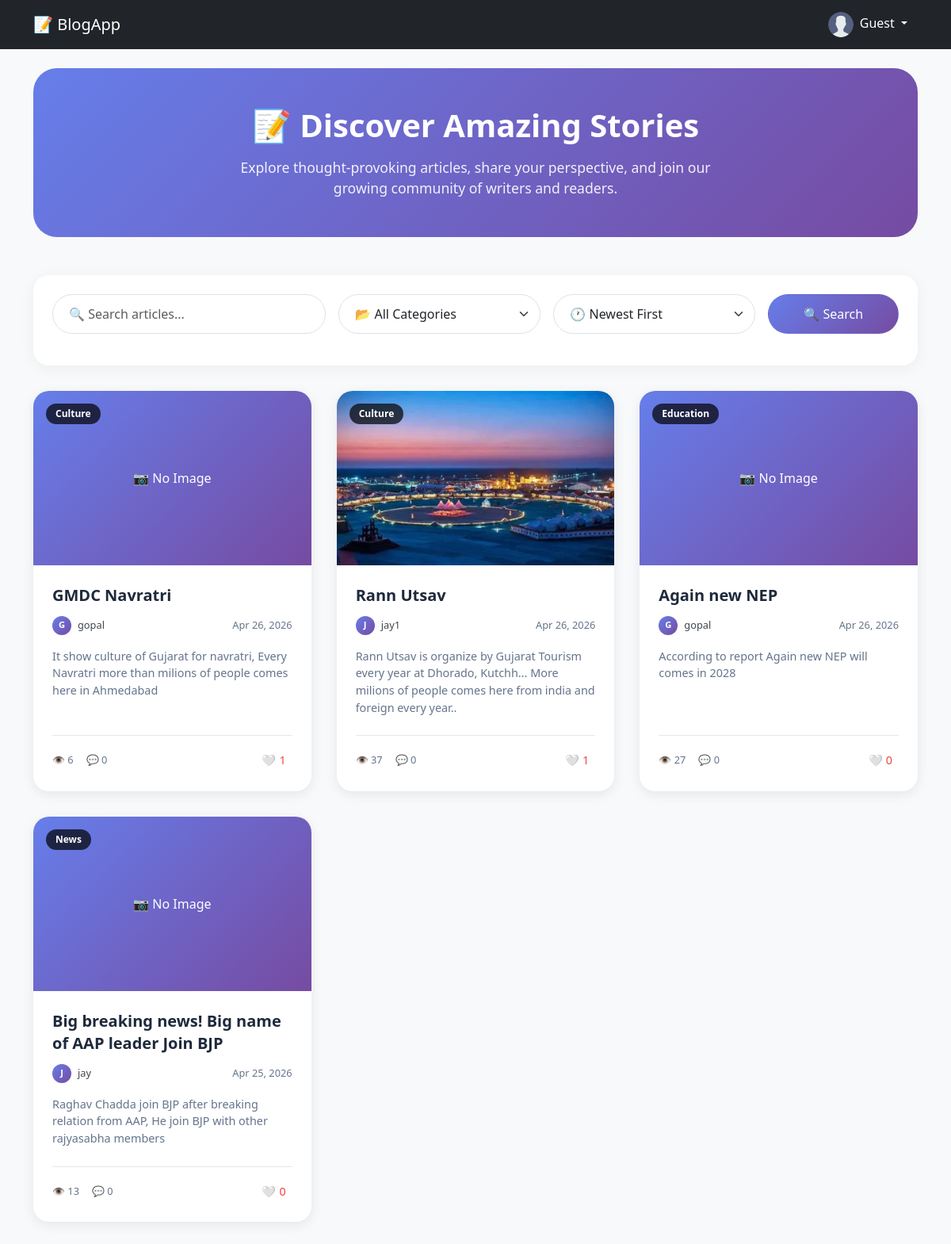
Before: / with the older database file.
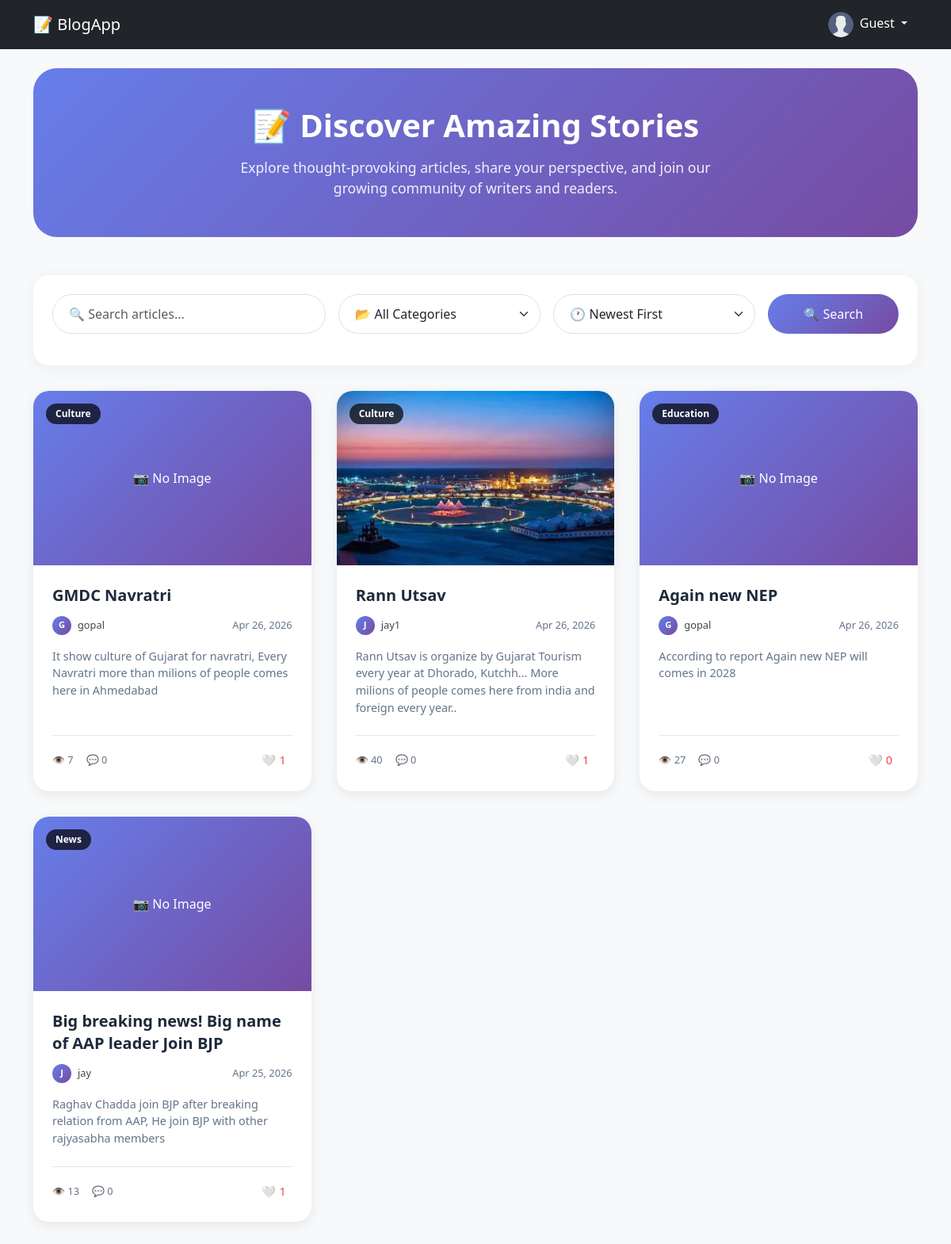
After: the same page with the newer database file.
### blogapp/models.py (models this page shows, shortened)
class Post(models.Model):
    author = models.ForeignKey(User, on_delete=models.CASCADE)
    category = models.ForeignKey(Category, on_delete=models.CASCADE)
    title = models.CharField(max_length=50)
    content = models.TextField()
    image = models.ImageField(null=True, blank=True)
    created_at = models.DateTimeField(auto_now_add=True)
    likes = models.ManyToManyField(User, related_name="liked_posts", blank=True)
    views = models.IntegerField(default=0)
    def total_likes(self):
        return self.likes.count()

class Category(models.Model):
    name = models.CharField(max_length=50)

### blogapp/views.py (the view)
# urls.py: path('', PostListView.as_view(), name='post_list'),
class PostListView(ListView):
    model = Post
    template_name = 'blog/post_list.html'
    context_object_name = 'posts'
    ordering = ['-created_at']
    paginate_by = 4
    def get_queryset(self):
        queryset = Post.objects.all()
        query = self.request.GET.get("q")
        category = self.request.GET.get('category')
        sorted_by = self.request.GET.get('sort', '-created_at')
        if query:
            queryset = queryset.filter(
                Q(title__icontains=query) | Q(content__icontains=query)
            )
        if category:
            queryset = queryset.filter(category__id=category)
        if sorted_by == "-likes":
            queryset = queryset.annotate(like_count=Count('likes')).order_by("-like_count")
        elif sorted_by == "-views":
            queryset = queryset.order_by("-views")
        else:
            queryset = queryset.order_by("-created_at")
        return queryset
    def get_context_data(self, **kwargs):
        context = super().get_context_data(**kwargs)
        context['categories'] = Category.objects.all()
        if self.request.user.is_authenticated:
            context['notification_count'] = Notification.objects.filter(
                user = self.request.user,
                is_read = False
            ).count()
        else:
            context['notification_count'] = 0
        return context

### blogapp/context_processors.py (called while the page is built)
def notification_count(request):
    if request.user.is_authenticated:
        count = Notification.objects.filter(
            user=request.user,
            is_read=False
        ).count()
    else:
        count = 0
    return {'notification_count': count}

### blogapp/templates/blog/post_list.html (shortened to what this page needs)
{% extends 'base.html' %}
{% load static %}
{% block extra_css %}
<link rel="stylesheet" href="{% static 'css/post_list.css' %}">
{% endblock %}
{% block content %}
<div class="hero-section">
    <h1>📝 Discover Amazing Stories</h1>
    <p>Explore thought-provoking articles, share your perspective, and join our growing community of writers and
        readers.</p>
</div>
<div class="filter-bar">
    <form id="filter-form">
        <div class="row align-items-center g-3">
            <div class="col-md-4">
                <input type="text" name="q" id="filter-in" class="form-control" placeholder="🔍 Search articles..."
                    style="border-radius: 40px; padding: 0.75rem 1.25rem;">
            </div>
            <div class="col-md-3">
                <select name="category" id="filter-cat" class="form-select"
                    style="border-radius: 40px; padding: 0.75rem 1.25rem;">
                    <option value="">📂 All Categories</option>
                </select>
            </div>
            <div class="col-md-3">
                <select id="sort-select" class="form-select" style="border-radius: 40px; padding: 0.75rem 1.25rem;">
                    <option value="-created_at">🕐 Newest First</option>
                </select>
            </div>
            <div class="col-md-2">
                <button type="button" id="search-btn" class="btn w-100"
                    style="background: linear-gradient(135deg, #667eea, #764ba2); color: white; border-radius: 40px; padding: 0.75rem;">
                    🔍 Search
                </button>
            </div>
        </div>
    </form>
</div>
<div id="post-container">
    <div class="posts-grid">
        {% include "blog/post_list_partial_modern.html" with posts=page_obj %}
    </div>
</div>
{% endblock %}

### blogapp/templates/blog/post_list_partial_modern.html
{% for post in posts %}
<div class="post-card-modern">
    <div class="post-card-image">
        {% if post.image %}
        <img src="{{ post.image.url }}" alt="{{ post.title }}">
        {% else %}
        <div
            style="height: 220px; background: linear-gradient(135deg, #667eea, #764ba2); display: flex; align-items: center; justify-content: center; color: white;">
            📷 No Image
        </div>
        {% endif %}
        <span class="post-card-category">{{ post.category.name }}</span>
    </div>
    <div class="post-card-content">
        <h3 class="post-card-title">
            <a href="{% url 'post_detail' post.id %}">{{ post.title }}</a>
        </h3>
        <div class="post-card-meta">
            <div class="post-card-author">
                <div class="post-card-author-img">
                    {{ post.author.username|first|upper }}
                </div>
                <a href="{% url 'profile_detail' post.author.username %}" style="text-decoration: none; color: #41474c; font-weight: 500;">{{ post.author.username }}</a>
            </div>
            <span>{{ post.created_at|date:"M d, Y" }}</span>
        </div>
        <p class="post-card-excerpt">
            {{ post.content|truncatewords:25 }}
        </p>
        <div class="post-card-stats">
            <div class="post-card-stats-left">
                <div class="stat-item">👁️ {{ post.views }}</div>
                <div class="stat-item">💬 {{ post.comment_set.count }}</div>
            </div>
            <button onclick="likePost({{ post.id }})" id="like-btn-{{ post.id }}" class="like-btn-modern">
                {% if user in post.likes.all %}
                ❤️ <span id="like-count-{{ post.id }}">{{ post.total_likes }}</span>
                {% else %}
                🤍 <span id="like-count-{{ post.id }}">{{ post.total_likes }}</span>
                {% endif %}
            </button>
        </div>
    </div>
</div>
{% empty %}
<div class="empty-state">
    <div class="empty-state-icon">📭</div>
    <h3>No posts found</h3>
    <p>Try adjusting your search or filter to find what you're looking for.</p>
</div>
{% endfor %}

Changed rows visible on the page:
changed Post "GMDC Navratri": views "6" → "7"
changed Post "Rann Utsav": views "37" → "40"
computed for Post "Big breaking news! Big name of AAP leader Join BJP": total_likes "0" → "1"
